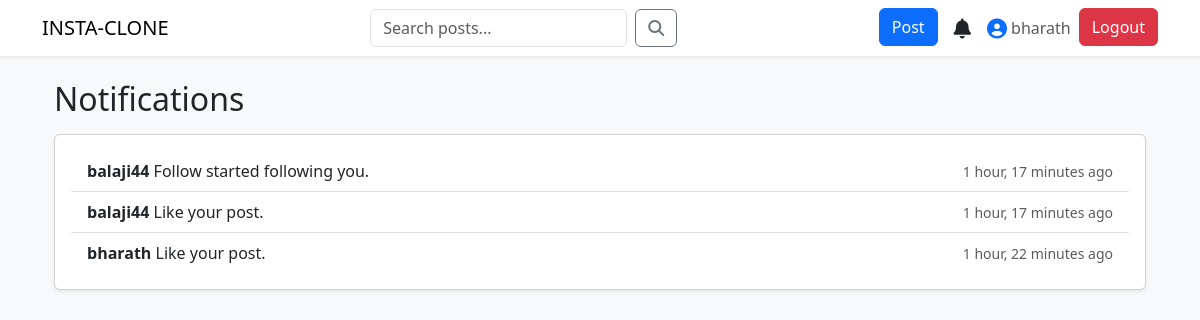
The app's page /notifications/ (signed in) with its own data.
### insta_app/models.py (models this page shows, shortened)
class Notification(models.Model):
    LIKE = 'like'
    FOLLOW = 'follow'
    NOTIFICATION_TYPES = [
        (LIKE, 'Like'),
        (FOLLOW, 'Follow'),
    ]
    user = models.ForeignKey(User, on_delete=models.CASCADE, related_name='notifications')
    sender = models.ForeignKey(User, on_delete=models.CASCADE, related_name='sent_notifications')
    notification_type = models.CharField(max_length=10, choices=NOTIFICATION_TYPES)
    is_read = models.BooleanField(default=False)
    created_at = models.DateTimeField(auto_now_add=True)
    post = models.ForeignKey('Post', on_delete=models.CASCADE, null=True, blank=True)  # Allow null for follow notifications
    def get_absolute_url(self):
        if self.notification_type == self.LIKE and self.post:
            return reverse('insta_app:post_detail', args=[self.post.id])
        elif self.notification_type == self.FOLLOW:
            return reverse('insta_app:profile', args=[self.sender.username])
        return '#'

### insta_app/views.py (the view)
# urls.py: path('notifications/', views.notifications, name='notifications'),
@login_required
def notifications(request):
    notifications = Notification.objects.filter(user=request.user).order_by('-created_at')
    notification_count = notifications.filter(is_read=False).count()
    notifications.update(is_read=True)
    return render(request, 'insta_app/notification.html', {
        'notifications': notifications,
        'notification_count': notification_count,
    })

### insta_app/templates/insta_app/notification.html
{% extends 'insta_app/base.html' %}
{% block content %}
<div class="container mt-4">
    <h2 class="mb-3">Notifications</h2>
    <div class="card shadow-sm">
        <div class="card-body">
            <ul class="list-group list-group-flush">
                {% for notification in notifications %}
                <li class="list-group-item d-flex justify-content-between align-items-center">
                    <a href="{{ notification.get_absolute_url }}" class="text-decoration-none text-dark">
                        <strong>{{ notification.sender.username }}</strong>
                        {{ notification.get_notification_type_display }}
                        {% if notification.notification_type == 'like' %}
                        your post.
                        {% elif notification.notification_type == 'follow' %}
                        started following you.
                        {% endif %}
                    </a>
                    <small class="text-muted">{{ notification.created_at|timesince }} ago</small>
                </li>
                {% empty %}
                <li class="list-group-item text-center">No new notifications.</li>
                {% endfor %}
            </ul>
        </div>
    </div>
</div>
{% endblock %}

### insta_app/templates/insta_app/base.html (shortened to what this page needs)
<!DOCTYPE html>
<html lang="en">
<head>
    <link rel="stylesheet" href="https://cdnjs.cloudflare.com/ajax/libs/font-awesome/6.4.0/css/all.min.css">
    <link href="https://cdn.jsdelivr.net/npm/bootstrap@5.3.0/dist/css/bootstrap.min.css" rel="stylesheet">
</head>
<body class="bg-light">
    <nav class="navbar navbar-expand-lg navbar-light bg-white shadow-sm sticky-top">
        <div class="container">
            <a class="navbar-brand logo" href="{% url 'insta_app:feed' %}">INSTA-CLONE</a>
            <div class="collapse navbar-collapse" id="navbarNav">
                <form action="{% url 'insta_app:search_posts' %}" method="get" class="d-flex ms-auto me-3">
                    <input class="form-control me-2" type="text" name="q" placeholder="Search posts..." required>
                    <button class="btn btn-outline-secondary" type="submit"><i class="fas fa-search"></i></button>
                </form>
                <ul class="navbar-nav ms-auto">
                    {% if user.is_authenticated %}
                    <li class="nav-item">
                        <a class="btn btn-primary me-2" href="{% url 'insta_app:create_post' %}">Post</a>
                    </li>
                    <li class="nav-item position-relative">
                        <a class="nav-link text-dark" href="{% url 'insta_app:notifications' %}">
                            <i class="fas fa-bell fa-lg"></i>
                        </a>
                    </li>
                    <li class="nav-item">
                        <a class="nav-link d-flex align-items-center" href="{% url 'insta_app:profile' request.user.username %}">
                            <i class="fas fa-user-circle fa-lg me-1 text-primary"></i>
                            <span>{{ request.user.username }}</span>
                        </a>
                    </li>
                    <li class="nav-item">
                        <a class="btn btn-danger" href="{% url 'insta_app:logout' %}">Logout</a>
                    </li>
                    {% else %}
                    <li class="nav-item">
                        <a class="btn btn-success" href="{% url 'insta_app:login' %}">Login</a>
                    </li>
                    {% endif %}
                </ul>
            </div>
        </div>
    </nav>
    <div class="container mt-4">
        {% block content %}
        {% endblock %}
    </div>
</body>
</html>

### records on screen
Notification: sender.username "balaji44", notification_type "Follow", shows "started following you.", created_at "1 hour, 17 minutes"
Notification: sender.username "balaji44", notification_type "Like", shows "your post.", created_at "1 hour, 17 minutes"
Notification: sender.username "bharath", notification_type "Like", shows "your post.", created_at "1 hour, 22 minutes"

### other values on screen
{{ request.user.username }} "bharath"
